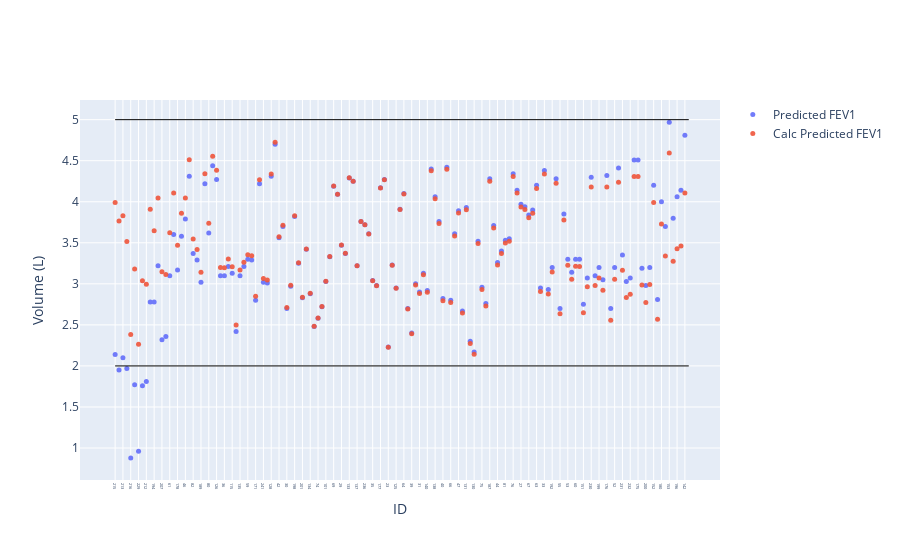

The notebook cell saved with this chart:
### Markdown cell above
## Predicted FEV vs Calc Predicted FEV1

### Code cell
# Use Calc Age instead of Age
df["Age"] = df["Calc Age"]

df["Calc Predicted FEV1"] = df.apply(
    lambda x: bio.calc_predicted_fev1(x.Height, x.Age, x.Sex)["Predicted FEV1"], axis=1
)

# List idx where diff Predicted FEV1 and FEV1 Set As is > 0.1
diff_name = "Predicted FEV1 - Calc Predicted FEV1"
df[diff_name] = df["Predicted FEV1"] - df["Calc Predicted FEV1"]

# Sort df by Predicted FEV1 Calc (L)
df.sort_values(by=[diff_name], inplace=True)
# df.sort_values(by=['Calc Predicted FEV1'], inplace=True)
# Use go.scatter to plot FEV1 Predicted in y with ID in x
fig = go.Figure(
    data=go.Scatter(
        x=df["ID"],
        y=df["Predicted FEV1"],
        name="Predicted FEV1",
        mode="markers",
        opacity=0.9,
    )
)
# Add the same with FEV1 Predicted Calc (L) with name "Predicted FEV1 Calc (L)"
fig.add_trace(
    go.Scatter(
        x=df["ID"],
        y=df["Calc Predicted FEV1"],
        name="Calc Predicted FEV1",
        mode="markers",
        opacity=0.9,
    )
)
fig.update_traces(marker=dict(size=5), selector=dict(mode="markers"))
# Add red constant red lines for volume of 2L and 5L
fig.add_shape(
    type="line", x0=0, y0=2, x1=len(df), y1=2, line=dict(color="Black", width=1)
)
fig.add_shape(
    type="line", x0=0, y0=5, x1=len(df), y1=5, line=dict(color="Black", width=1)
)
# Set yaxis legend to Volume (L)
fig.update_yaxes(title_text="Volume (L)")
# Set xaxis legend to ID
fig.update_xaxes(title_text="ID")
fig.update_xaxes(tickfont_size=4)
fig.show()


print("Describe Calc Predicted FEV1:\n{}".format(df["Calc Predicted FEV1"].describe()))
print("Describe Predicted FEV1:\n{}".format(df["Predicted FEV1"].describe()))

threshold = 0.3
outliers = df[df[diff_name].abs() > threshold][
    [
        "ID",
        "Age",
        "Sex",
        "Height",
        "Weight",
        "Predicted FEV1",
        "Calc Predicted FEV1",
        diff_name,
    ]
].sort_values(by=[diff_name], ascending=False)

print(
    "Number of unique IDs: {}\nNumber of outliers: {}\nPercentage of values with diff > {}L: {}".format(
        len(df["ID"].unique()),
        len(outliers),
        threshold,
        100 * len(outliers) / len(df["ID"].unique()),
    )
)

outliers

### Figure 1 — Plotly figure (JSON) as saved in the notebook; plotly's stock layout.template omitted (floating-point values rounded to 4 significant figures; data arrays with more than 128 entries replaced by an {"elided": "..."} marker saying what was removed)
{"data": [{"marker": {"size": 5}, "mode": "markers", "name": "Predicted FEV1", "opacity": 0.9, "type": "scatter", "x": {"elided": "147 str values"}, "y": {"elided": "147 float values"}}, {"marker": {"size": 5}, "mode": "markers", "name": "Calc Predicted FEV1", "opacity": 0.9, "type": "scatter", "x": {"elided": "147 str values"}, "y": {"elided": "147 float values"}}], "layout": {"shapes": [{"line": {"color": "Black", "width": 1}, "type": "line", "x0": 0, "x1": 147, "y0": 2, "y1": 2}, {"line": {"color": "Black", "width": 1}, "type": "line", "x0": 0, "x1": 147, "y0": 5, "y1": 5}], "xaxis": {"tickfont": {"size": 4}, "title": {"text": "ID"}}, "yaxis": {"title": {"text": "Volume (L)"}}}}
